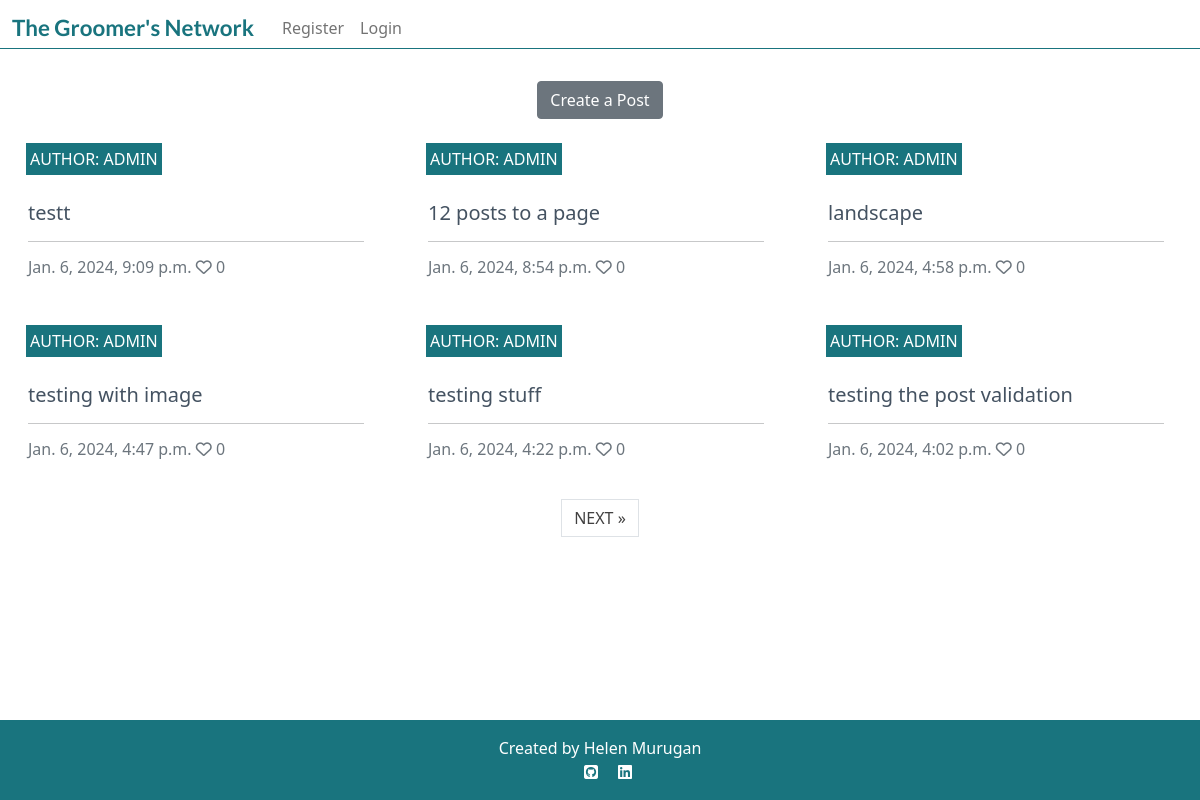
/posts/, run on the app's committed database.
### post/models.py (models this page shows, shortened)
class Post(models.Model):
    title = models.CharField(
        max_length=200,
        verbose_name="Title",
        )
    slug = models.SlugField(
        max_length=200,
        unique=True
        )
    author = models.ForeignKey(
        User,
        on_delete=models.CASCADE,
        related_name="post_posts"
    )
    content = models.TextField(
        blank=False,
        null=False,
    )
    featured_image = CloudinaryField(
        'image',
        default='placeholder',
        blank=True,
        null=True,
        )
    created_on = models.DateTimeField(
        auto_now_add=True
        )
    updated_on = models.DateTimeField(
        auto_now=True
        )
    likes = models.ManyToManyField(
        User,
        related_name='post_likes',
        blank=True,
        )
    class Meta:
        ordering = ["-created_on"]
    def number_of_likes(self):
        return self.likes.count()

### post/views.py (the view)
# urls.py: path("", views.PostList.as_view(), name="home"),
class PostList(generic.ListView):
    model = Post
    queryset = Post.objects.order_by("-created_on")
    template_name = "index.html"
    paginate_by = 6

### templates/index.html (shortened to what this page needs)
{% extends "base.html" %}
{% block content %}
<div class="container-fluid">
    <div class="text-center">
        <a href="{% url 'post_create' %}" class="btn btn-secondary mt-4">Create a Post</a>
    </div>
    <div class="row">
        <div class="col-12 mt-3 left">
            <div class="row">
                {% for post in post_list %}
                <div class="col-md-4">
                    <div class="card mb-4">
                        <div class="card-body">
                            <div class="image-container">
                                <div class="image-flash">
                                    <p class="author">Author: {{ post.author }}</p>
                                </div>
                            </div>
                            <a href="{% url 'post_detail' post.slug  %}" class="post-link">
                                <h5 class="card-title font-size">{{ post.title }}</h5>
                            </a>
                            <hr class="card-hr">
                            <p class="card-text text-muted h6">{{ post.created_on}} <i class="far fa-heart"></i>
                                {{ post.number_of_likes }}</p>
                        </div>
                    </div>
                </div>
                {% if forloop.counter|divisibleby:3 %}
            </div>
            <div class="row">
                {% endif %}
                {% endfor %}
            </div>
        </div>
    </div>
    {% if is_paginated %}
    <nav aria-label="Page navigation">
        <ul class="pagination justify-content-center">
            {% if page_obj.has_next %}
            <li><a href="?page={{ page_obj.next_page_number }}" class="page-link"> NEXT &raquo;</a></li>
            {% endif %}
        </ul>
    </nav>
    {% endif %}
</div>
{%endblock%}

### static/css/style.css (style rules this page uses)
.card { border: none; background-color: transparent; }
.image-container { position: relative; }
.image-flash { position: absolute; bottom: 5%; min-width: 30%; left: -2px; background-color: #19747E; }
.author { color: white; margin: 4px; text-transform: uppercase; }
.post-link { text-decoration: none; color: #445261; margin-left: 4px; }
.post-link:hover, .page-link { color: #414040; }
@media screen and (min-width: 768px) { .card-hr { width: 28vw; } }

### data on the page
Post: author "ADMIN", title "testt", created_on "Jan. 6, 2024, 9:09 p.m.", number_of_likes "0"
Post: author "ADMIN", title "12 posts to a page", created_on "Jan. 6, 2024, 8:54 p.m.", number_of_likes "0"
Post: author "ADMIN", title "landscape", created_on "Jan. 6, 2024, 4:58 p.m.", number_of_likes "0"
Post: author "ADMIN", title "testing with image", created_on "Jan. 6, 2024, 4:47 p.m.", number_of_likes "0"
Post: author "ADMIN", title "testing stuff", created_on "Jan. 6, 2024, 4:22 p.m.", number_of_likes "0"
Post: author "ADMIN", title "testing the post validation", created_on "Jan. 6, 2024, 4:02 p.m.", number_of_likes "0"
